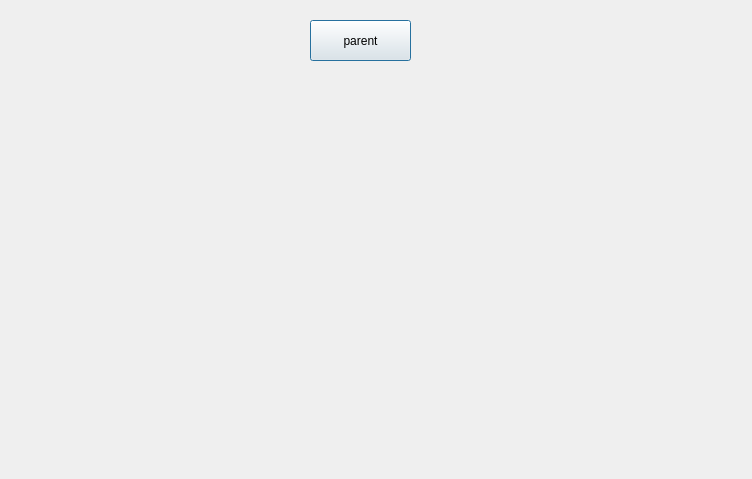
<?xml version="1.0" encoding="UTF-8"?>
<ui version="4.0">
 <class>create_tree</class>
 <widget class="QDialog" name="create_tree">
  <property name="geometry">
   <rect>
    <x>0</x>
    <y>0</y>
    <width>752</width>
    <height>479</height>
   </rect>
  </property>
  <property name="windowTitle">
   <string>Dialog</string>
  </property>
  <widget class="QPushButton" name="pushButton_3">
   <property name="geometry">
    <rect>
     <x>310</x>
     <y>20</y>
     <width>101</width>
     <height>41</height>
    </rect>
   </property>
   <property name="text">
    <string>parent</string>
   </property>
  </widget>
 </widget>
 <resources/>
 <connections/>
</ui>
